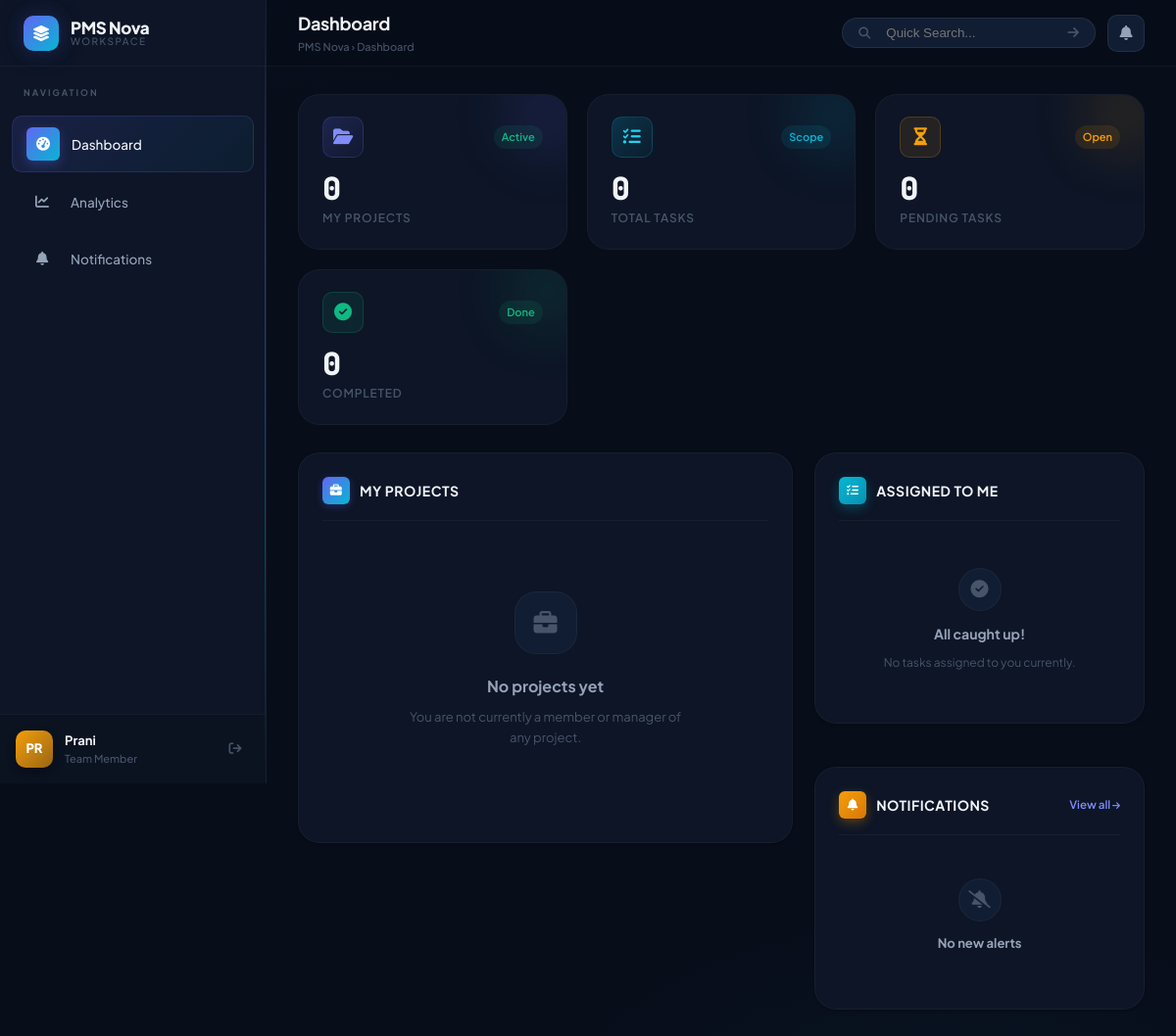
Page / (signed in) on the earlier database version.
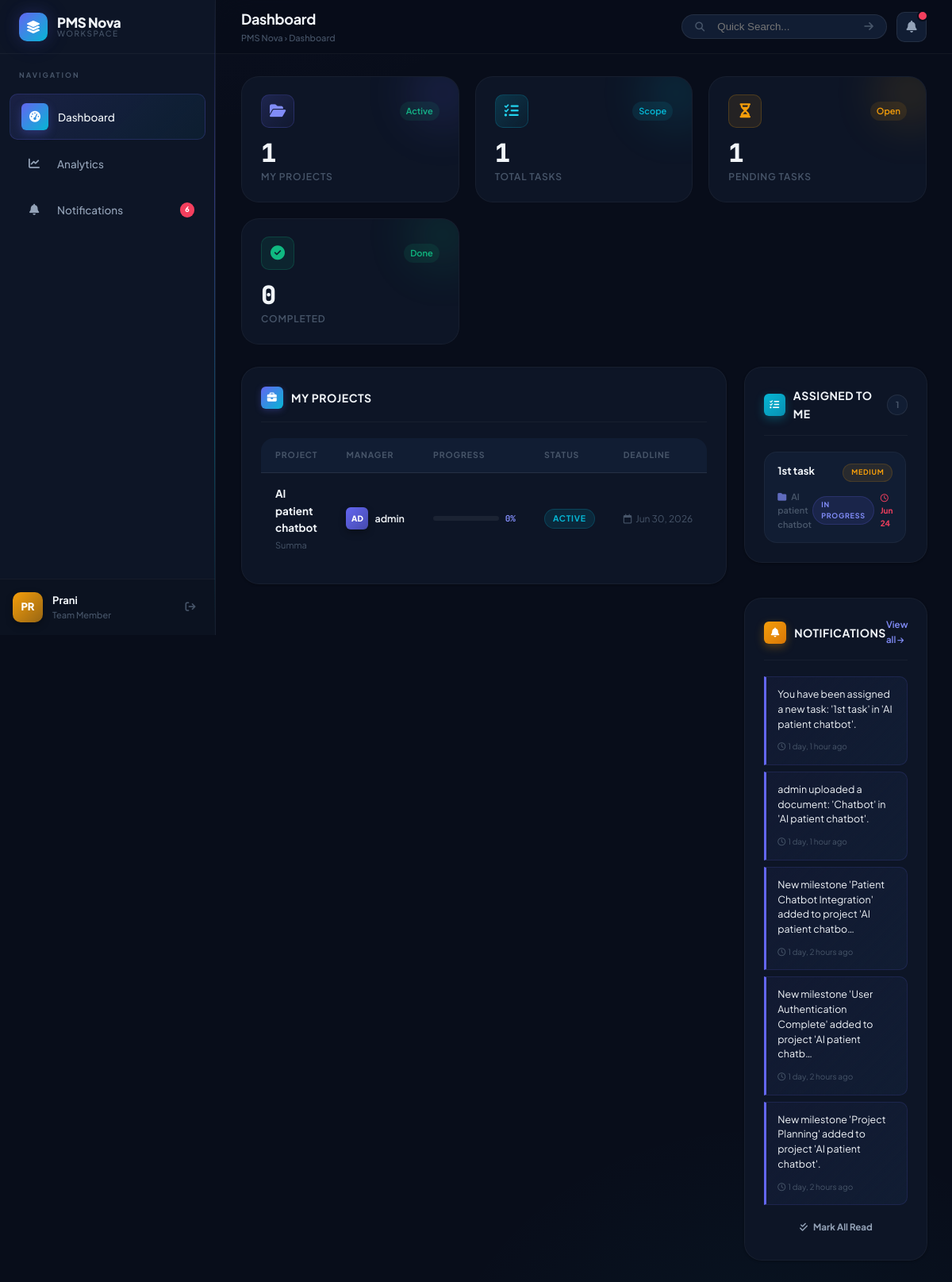
Same page on the later database version.
### projects/models.py (models this page shows, shortened)
class Project(models.Model):
    STATUS_CHOICES = [
        ('planning', 'Planning'),
        ('active', 'Active'),
        ('on_hold', 'On Hold'),
        ('completed', 'Completed'),
    ]
    name = models.CharField(max_length=200)
    description = models.TextField(blank=True)
    start_date = models.DateField()
    end_date = models.DateField()
    status = models.CharField(max_length=15, choices=STATUS_CHOICES, default='planning')
    manager = models.ForeignKey(User, on_delete=models.CASCADE, related_name='managed_projects')
    members = models.ManyToManyField(User, related_name='projects', blank=True)
    created_at = models.DateTimeField(auto_now_add=True)
    @property
    def completed_tasks_count(self):
        return self.tasks.filter(status='completed').count()
    @property
    def progress_percentage(self):
        total = self.tasks.count()
        if total == 0:
            return 0
        return int((self.completed_tasks_count / total) * 100)

class Task(models.Model):
    STATUS_CHOICES = [
        ('todo', 'To Do'),
        ('in_progress', 'In Progress'),
        ('review', 'Under Review'),
        ('completed', 'Completed'),
    ]
    PRIORITY_CHOICES = [
        ('low', 'Low'),
        ('medium', 'Medium'),
        ('high', 'High'),
        ('critical', 'Critical'),
    ]
    project = models.ForeignKey(Project, on_delete=models.CASCADE, related_name='tasks')
    milestone = models.ForeignKey(Milestone, on_delete=models.SET_NULL, null=True, blank=True, related_name='tasks')
    title = models.CharField(max_length=200)
    description = models.TextField(blank=True)
    status = models.CharField(max_length=15, choices=STATUS_CHOICES, default='todo')
    priority = models.CharField(max_length=10, choices=PRIORITY_CHOICES, default='medium')
    due_date = models.DateField()
    assigned_to = models.ForeignKey(User, on_delete=models.SET_NULL, null=True, blank=True, related_name='assigned_tasks')
    created_by = models.ForeignKey(User, on_delete=models.CASCADE, related_name='created_tasks')
    created_at = models.DateTimeField(auto_now_add=True)
    updated_at = models.DateTimeField(auto_now=True)

class Notification(models.Model):
    user = models.ForeignKey(User, on_delete=models.CASCADE, related_name='notifications')
    message = models.TextField()
    is_read = models.BooleanField(default=False)
    created_at = models.DateTimeField(auto_now_add=True)

### projects/views.py (the view)
# urls.py: path('', views.dashboard, name='dashboard'),
@login_required
def dashboard(request):
    profile = get_object_or_404(Profile, user=request.user)
    query = request.GET.get('q', '')
    if profile.role == 'manager':
        projects = Project.objects.filter(manager=request.user).order_by('-created_at')
    else:
        projects = Project.objects.filter(members=request.user).order_by('-created_at')
    if query:
        projects= projects.filter(
        Q(name__icontains=query) |
        Q(description__icontains=query)
    )
    if profile.role == 'manager':
        tasks = Task.objects.filter(project__manager=request.user).order_by('-updated_at')
    else:
        tasks = Task.objects.filter(project__members=request.user).order_by('-updated_at')
    if query:
        tasks = tasks.filter(
        Q(title__icontains=query) |
        Q(description__icontains=query)
    )
    assigned_tasks = Task.objects.filter(assigned_to=request.user).order_by('due_date')
    total_projects = projects.count()
    total_tasks = tasks.count()
    completed_tasks = tasks.filter(status='completed').count()
    pending_tasks = total_tasks - completed_tasks
    unread_notifications = request.user.notifications.filter(is_read=False).order_by('-created_at')
    unread_count = unread_notifications.count()
    recent_tasks = tasks[:5]
    context = {
        'profile': profile,
        'projects': projects,
        'assigned_tasks': assigned_tasks,
        'total_projects': total_projects,
        'total_tasks': total_tasks,
        'completed_tasks': completed_tasks,
        'pending_tasks': pending_tasks,
        'unread_notifications': unread_notifications[:5],
        'unread_count': unread_count,
        'recent_tasks': recent_tasks,
        'query': query,
    }
    return render(request, 'projects/dashboard.html', context)

### projects/templates/projects/dashboard.html (shortened to what the changed rows need)
{% extends 'projects/base.html' %}
{% load static %}
{% block header_title %}Dashboard{% endblock %}
{% block content %}
<div class="metrics-grid stagger animate-in">
    <div class="metric-card animate-in">
        <div>
            <div class="metric-value">{{ total_projects }}</div>
            <div class="metric-label">My Projects</div>
        </div>
    </div>
    <div class="metric-card accent animate-in">
        <div>
            <div class="metric-value">{{ total_tasks }}</div>
            <div class="metric-label">Total Tasks</div>
        </div>
    </div>
    <div class="metric-card warning animate-in">
        <div>
            <div class="metric-value">{{ pending_tasks }}</div>
            <div class="metric-label">Pending Tasks</div>
        </div>
    </div>
</div>
<div class="dashboard-grid">
    <div class="card">
        {% if projects %}
        <div class="table-responsive">
            <table class="table-pms">
                <thead>
                    <tr>
                        <th>Project</th>
                        <th>Manager</th>
                        <th>Progress</th>
                        <th>Status</th>
                        <th>Deadline</th>
                    </tr>
                </thead>
                <tbody>
                    {% for project in projects %}
                    <tr>
                        <td>
                            <a href="{% url 'project_detail' project.pk %}" style="font-weight:700; color:var(--text-primary); font-size:13.5px;">
                                {{ project.name }}
                            </a>
                            {% if project.description %}
                            <div style="font-size:11px; color:var(--text-muted); margin-top:2px; white-space:nowrap; overflow:hidden; text-overflow:ellipsis; max-width:200px;">{{ project.description|truncatechars:50 }}</div>
                            {% endif %}
                        </td>
                        <td>
                            <div style="display:flex;align-items:center;gap:8px;">
                                <div class="user-avatar" style="width:28px;height:28px;font-size:10px;border-radius:6px;background:linear-gradient(135deg,{{ project.manager.profile.avatar_color }},{{ project.manager.profile.avatar_color }}aa);">
                                    {{ project.manager.username|slice:":2"|upper }}
                                </div>
                                <span style="font-size:12.5px;font-weight:600;">{{ project.manager.username }}</span>
                            </div>
                        </td>
                        <td style="min-width:140px;">
                            <div style="display:flex;align-items:center;gap:8px;">
                                <div class="progress-container" style="margin:0;flex:1;">
                                </div>
                                <span class="progress-text">{{ project.progress_percentage }}%</span>
                            </div>
                        </td>
                        <td><span class="badge badge-{{ project.status }}">{{ project.get_status_display }}</span></td>
                        <td style="font-size:12px;color:var(--text-muted);white-space:nowrap;">
                            <i class="fa-regular fa-calendar" style="margin-right:5px;"></i>{{ project.end_date|date:"M d, Y" }}
                        </td>
                    </tr>
                    {% endfor %}
                </tbody>
            </table>
        </div>
        {% else %}
        <div class="empty-state">
            <div class="empty-state-icon"><i class="fa-solid fa-briefcase"></i></div>
            <p class="empty-state-title">No projects yet</p>
            <p class="empty-state-desc">You are not currently a member or manager of any project.</p>
        </div>
        {% endif %}
    </div>
    <div style="display:flex;flex-direction:column;gap:22px;">
        <div class="card">
            <div class="card-header">
                <span class="card-title">
                    <span class="card-title-icon" style="background:linear-gradient(135deg,var(--brand-accent),#0891b2);box-shadow:0 4px 12px rgba(6,182,212,0.3);">
                    </span>
                    Assigned to Me
                </span>
                {% if assigned_tasks.count > 0 %}
                <span style="font-size:11px;font-weight:700;background:var(--bg-elevated);border:1px solid var(--border-default);padding:3px 10px;border-radius:99px;color:var(--text-muted);">
                    {{ assigned_tasks.count }}
                </span>
                {% endif %}
            </div>
            {% if assigned_tasks %}
            <div style="display:flex;flex-direction:column;gap:10px;max-height:340px;overflow-y:auto;padding-right:2px;">
                {% for task in assigned_tasks %}
                <div class="task-mini-card">
                    <div class="task-mini-card-top">
                        <a href="{% url 'task_detail' task.pk %}" style="font-weight:700;font-size:13px;color:var(--text-primary);line-height:1.4;flex:1;">
                            {{ task.title|truncatechars:45 }}
                        </a>
                        <span class="badge badge-{{ task.priority }}" style="font-size:9px;flex-shrink:0;">{{ task.get_priority_display }}</span>
                    </div>
                    <div class="task-mini-card-bottom">
                        <span><i class="fa-solid fa-folder" style="margin-right:4px;color:var(--brand-primary-light);opacity:0.7;"></i>
                            <a href="{% url 'project_detail' task.project.pk %}" style="color:var(--text-muted);font-weight:600;">{{ task.project.name|truncatechars:20 }}</a>
                        </span>
                        <div style="display:flex;align-items:center;gap:8px;">
                            <span class="badge badge-{{ task.status }}" style="font-size:9px;">{{ task.get_status_display }}</span>
                            <span style="color:var(--color-danger);font-weight:700;font-size:10px;">
                                <i class="fa-regular fa-clock"></i> {{ task.due_date|date:"M d" }}
                            </span>
                        </div>
                    </div>
                </div>
                {% endfor %}
            </div>
            {% else %}
            <div class="empty-state" style="padding:28px 12px;">
                <div class="empty-state-icon" style="width:44px;height:44px;font-size:18px;margin-bottom:12px;">
                    <i class="fa-solid fa-circle-check"></i>
                </div>
                <p class="empty-state-title" style="font-size:14px;">All caught up!</p>
                <p class="empty-state-desc" style="font-size:12px;margin-bottom:0;">No tasks assigned to you currently.</p>
            </div>
            {% endif %}
        </div>
        <div class="card">
            {% if unread_notifications %}
            <div style="display:flex;flex-direction:column;gap:8px;">
                {% for notif in unread_notifications %}
                <div style="background:linear-gradient(135deg,rgba(99,102,241,0.06),var(--bg-elevated));border:1px solid rgba(99,102,241,0.15);border-left:3px solid var(--brand-primary);border-radius:0 var(--radius-md) var(--radius-md) 0;padding:12px 14px;">
                    <p style="font-size:12.5px;color:var(--text-primary);line-height:1.5;margin-bottom:4px;">{{ notif.message|truncatechars:80 }}</p>
                    <span style="font-size:10px;color:var(--text-muted);">
                        <i class="fa-regular fa-clock" style="margin-right:3px;"></i>{{ notif.created_at|timesince }} ago
                    </span>
                </div>
                {% endfor %}
                <a href="{% url 'notifications_read_all' %}" class="btn btn-ghost btn-sm" style="width:100%;margin-top:4px;text-align:center;">
                    <i class="fa-solid fa-check-double"></i> Mark All Read
                </a>
            </div>
            {% else %}
            <div class="empty-state" style="padding:24px 12px;">
                <div class="empty-state-icon" style="width:44px;height:44px;font-size:18px;margin-bottom:12px;">
                    <i class="fa-solid fa-bell-slash"></i>
                </div>
                <p class="empty-state-title" style="font-size:13px;">No new alerts</p>
            </div>
            {% endif %}
        </div>
    </div>
</div>
{% endblock %}

### projects/templates/projects/base.html (shortened to what the changed rows need)
{% load static %}
<!DOCTYPE html>
<html lang="en">
<head>
    <link rel="stylesheet" href="https://cdnjs.cloudflare.com/ajax/libs/font-awesome/6.5.0/css/all.min.css">
    <link rel="stylesheet" href="{% static 'projects/css/style.css' %}">
</head>
<body>
<div class="app-container">
    <aside class="sidebar">
        <ul class="sidebar-menu">
            <li class="sidebar-item {% if request.resolver_match.url_name == 'notifications_list' %}active{% endif %}">
                <a href="{% url 'notifications_list' %}" style="position:relative;">
                    <span class="nav-icon"><i class="fa-solid fa-bell"></i></span>
                    <span>Notifications</span>
                    {% with cnt=request.user.notifications.all.count %}
                    {% if cnt > 0 %}
                    <span style="margin-left:auto; background:var(--color-danger); color:white; font-size:9px; font-weight:800; padding:2px 6px; border-radius:99px; min-width:18px; text-align:center;">{{ cnt }}</span>
                    {% endif %}
                    {% endwith %}
                </a>
            </li>
        </ul>
    </aside>
    <main class="main-content">
        <header class="main-header">
            <div class="header-left">
                <div class="header-title">
                    <h1>{% block header_title %}Overview{% endblock %}</h1>
                </div>
            </div>
            <div class="header-actions">
                <a href="{% url 'notifications_list' %}" class="notification-bell" id="notif-bell-btn">
                    <i class="fa-solid fa-bell"></i>
                    {% if request.user.notifications.all %}
                    <span class="notification-badge" id="unread-count-badge"></span>
                    {% endif %}
                </a>
            </div>
        </header>
        <div class="content-wrapper animate-in">
            {% block content %}{% endblock %}
        </div>
    </main>
</div>
</body>
</html>

Differences in the rows shown:
added Project: name "AI patient chatbot", description "Summa", manager.username "AD", manager.username "admin", progress_percentage "0", status "ACTIVE", end_date "Jun 30, 2026"
added Task: title "1st task", priority "MEDIUM", project.name "AI patient chatbot", status "IN PROGRESS", due_date "Jun 24"
added Notification: message "You have been assigned a new task: '1st task' in 'AI patient chatbot'.", created_at "1 day, 1 hour"
added Notification: message "admin uploaded a document: 'Chatbot' in 'AI patient chatbot'.", created_at "1 day, 1 hour"
added Notification: message "New milestone 'Patient Chatbot Integration' added to project 'AI patient chatbo…", created_at "1 day, 2 hours"
added Notification: message "New milestone 'User Authentication Complete' added to project 'AI patient chatb…", created_at "1 day, 2 hours"
added Notification: message "New milestone 'Project Planning' added to project 'AI patient chatbot'.", created_at "1 day, 2 hours"
Other differences:
{{ cnt }}: (not shown) → "6"
{{ total_projects }}: "0" → "1"
{{ total_tasks }}: "0" → "1"
{{ pending_tasks }}: "0" → "1"
{{ assigned_tasks.count }}: (not shown) → "1"
text no longer shown: "No projects yet You are not currently a member or manager of any project. All caught up! No tasks assigned to you currently. No new alerts"
text now shown: "PROJECT MANAGER PROGRESS STATUS DEADLINE Mark All Read"
